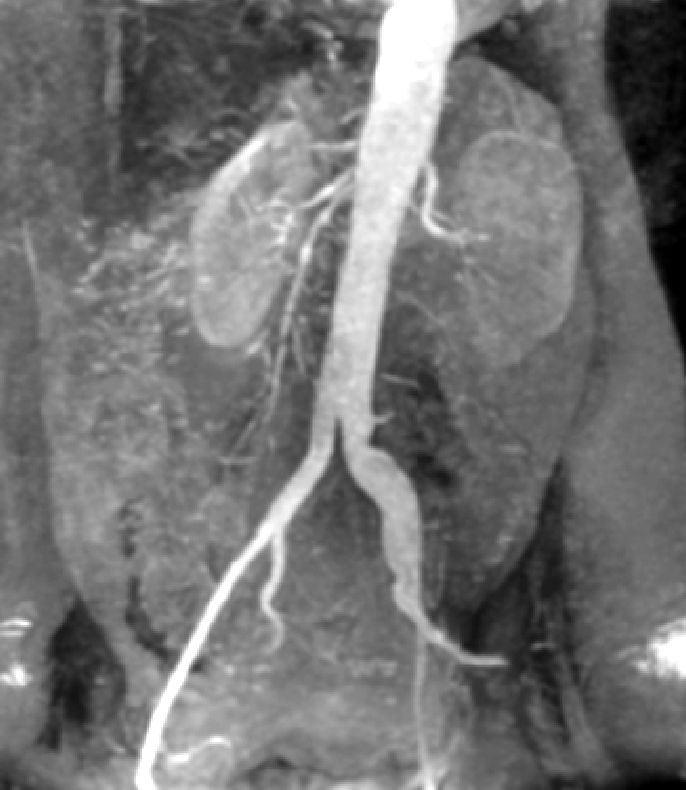
#> input picture Images/kidney.tif, 686 x 790 px
$ python main.py
#> lines starting #> are read from the running program, lines starting #| are printed output that depends on the picture; after the words box and inside, x2 and y2 are one past the last pixel; in counts of white or black regions, pixels touching at a corner belong together
from matplotlib import pyplot as plt
import numpy as np
import cv2

image = cv2.imread("../Images/kidney.tif", cv2.IMREAD_GRAYSCALE)
#> image is the input picture: shape (790, 686); min 0, max 255, mean 115.1

row, col = image.shape
#> row = 790; col = 686

print(image[0,0])
#| 153

j = np.zeros_like(image)
k = np.zeros_like(image)

for x in range(row):
    for y in range(col):
        if image[x, y] > 150:
            j[x, y] = 255
        else:
            j[x, y] = 0
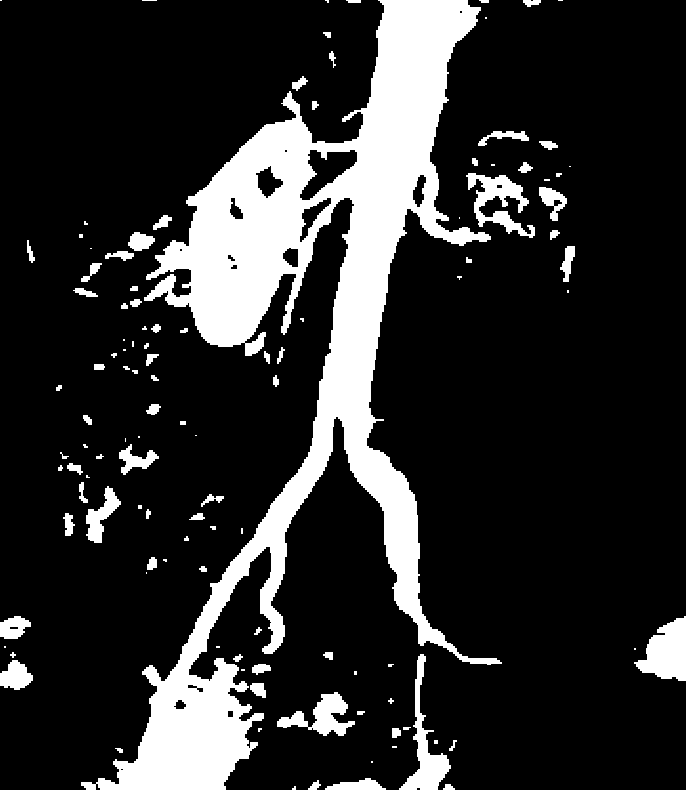
#> j: shape (790, 686); 17.5% white; 117 white regions (40 under 20 px), largest, box (x1, y1, x2, y2) and area: (81, 0, 502, 790) 79155, (634, 616, 686, 681) 2115, (399, 654, 451, 790) 1923

for x in range(row):
    for y in range(col):
        if image[x, y] > 150:
            k[x, y] = 240
        elif 70 < image[x, y] and image[x,y] < 150:
            k[x, y] = 0
        else:
            k[x, y] = 142
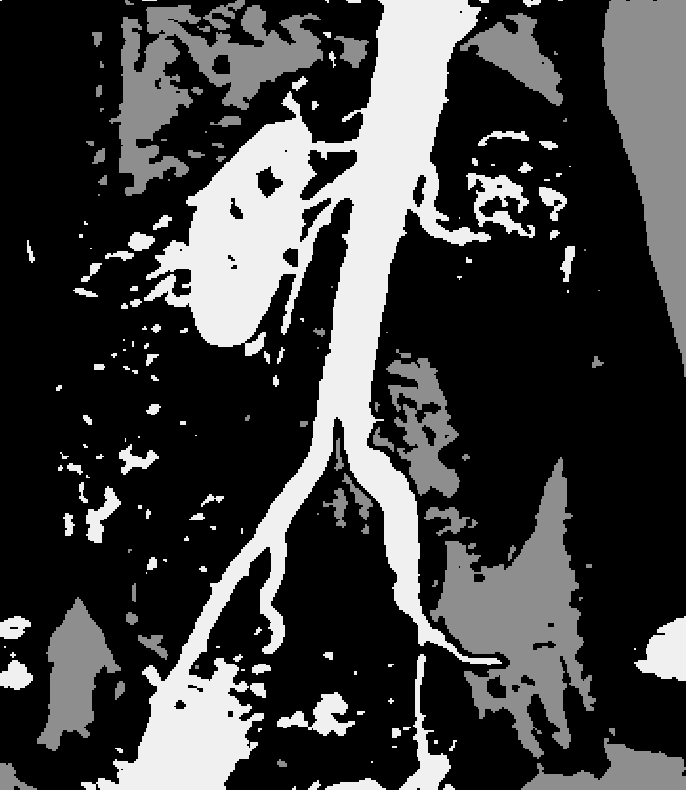
#> k: shape (790, 686); min 0, max 240, mean 62.9

result = cv2.hconcat([image, j, k])
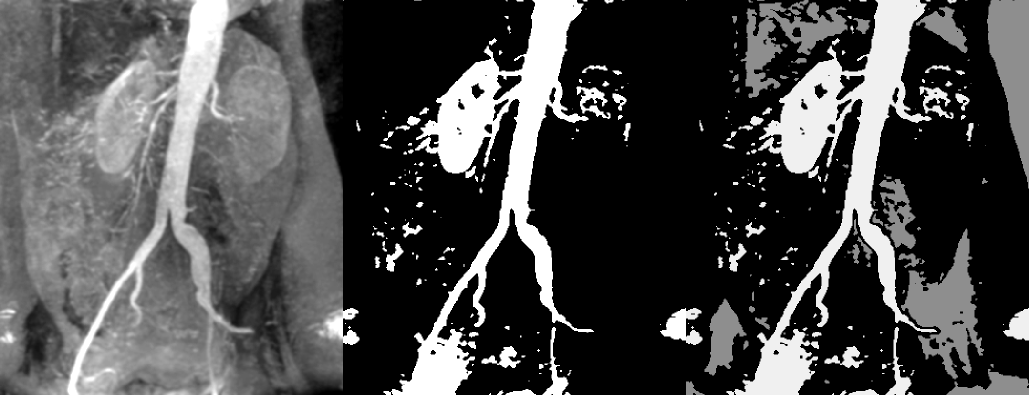
#> result: shape (790, 2058) (shown at 1/2 size); min 0, max 255, mean 74.2
cv2.imwrite("result.png", result)


# Histogram харьцуулалт
hist1 = cv2.calcHist([image], [0], None, [256], [0, 256])
#> hist1 = 256 values, max 16899 at index 107, min 0 at index 1, mean 2117
hist2 = cv2.calcHist([k], [0], None, [256], [0, 256])
hist3 = cv2.calcHist([j], [0], None, [256], [0, 256])
plt.figure(figsize=(10, 6))
plt.plot(hist1, color='blue', label='Анхны зураг')
plt.plot(hist2, color='red', label='3-level зураг')
plt.plot(hist3, color='green', label='Binary зураг')
plt.title('Histogram харьцуулалт')
plt.xlabel('Intensity')
plt.ylabel('Frequency')
plt.legend()
plt.grid()
plt.show()
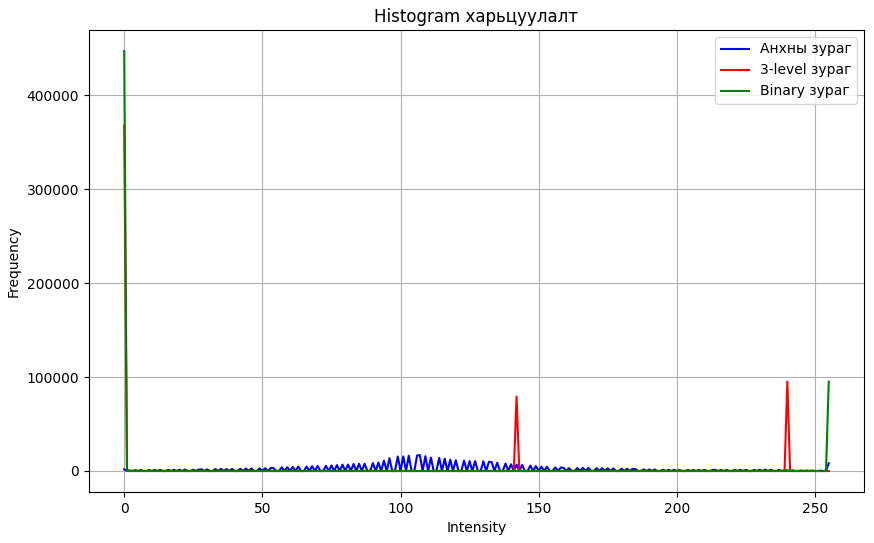
#> figure drawn by matplotlib, 1 panel; curve peaks at x = 107, y = 16899; curve peaks at x = 0, y = 367627; curve peaks at x = 0, y = 446849

$ run again, with Images/car.tif copied over Images/kidney.tif
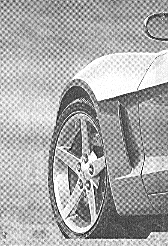
#> input picture Images/car.tif, 168 x 246 px
#> image is the input picture: shape (246, 168); min 0, max 255, mean 169.7
#| 154
#> after the loop `for x in range(row):`:
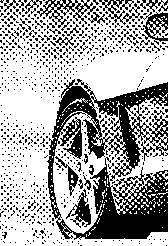
#> j: shape (246, 168); 65.9% white; 829 black regions (803 under 20 px), largest, box (x1, y1, x2, y2) and area: (47, 79, 168, 240) 8757, (37, 0, 96, 28) 484, (140, 12, 168, 45) 394
#> hist1 = 256 values, max 2129 at index 255, min 0 at index 2, mean 161.4
#> `plt.show()`:
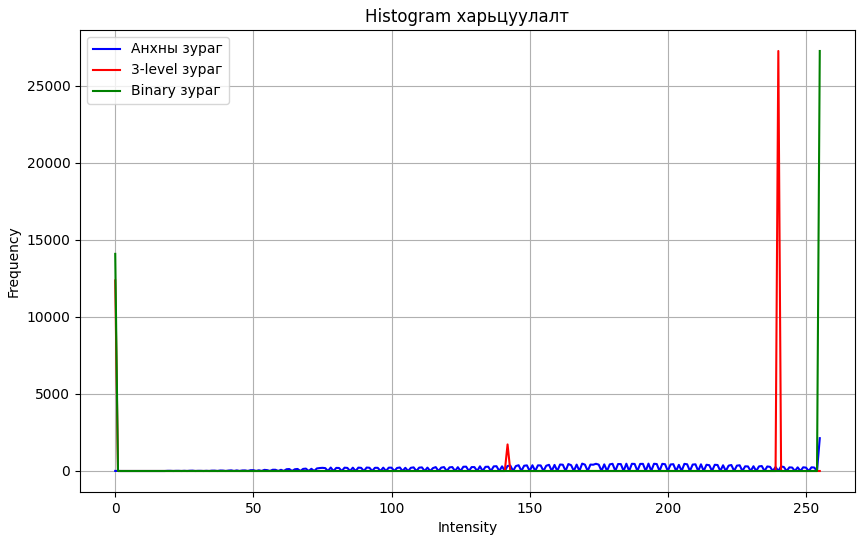
#> figure drawn by matplotlib, 1 panel; curve peaks at x = 255, y = 2129; curve peaks at x = 240, y = 27244; curve peaks at x = 255, y = 27244
